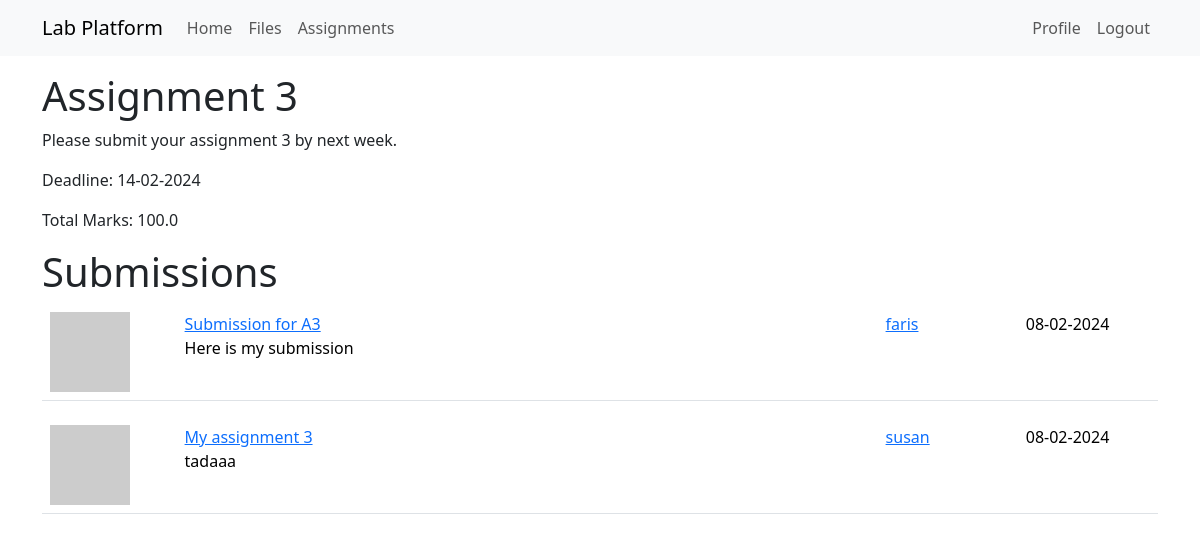
The page /detailsAssignment/1 (signed in) on the database its author committed.
### app/models.py (models this page shows, shortened)
class Assignment(db.Model):
    id: so.Mapped[int] = so.mapped_column(primary_key=True)
    title: so.Mapped[str] = so.mapped_column(sa.String(140))
    description: so.Mapped[str] = so.mapped_column(sa.String(255))
    timestamp: so.Mapped[datetime] = so.mapped_column(
        index=True, default=lambda: datetime.now(timezone.utc))
    duedate: so.Mapped[datetime] = so.mapped_column(
        index=True, nullable=True)
    totalMarks: so.Mapped[float] = so.mapped_column(sa.Float, index=False, unique=False, nullable=True, default=0)
    user_id: so.Mapped[int] = so.mapped_column(sa.ForeignKey(User.id),
                                               index=True)
    asmtauthor: so.Mapped[User] = so.relationship(back_populates='assignments')
    submissions: so.Mapped['Submission'] = so.relationship(back_populates='assignment')

class File(db.Model):
    id: so.Mapped[int] = so.mapped_column(primary_key=True)
    filename: so.Mapped[str] = so.mapped_column(sa.String(140))
    timestamp: so.Mapped[datetime] = so.mapped_column(
        index=True, default=lambda: datetime.now(timezone.utc))
    user_id: so.Mapped[int] = so.mapped_column(sa.ForeignKey(User.id),
                                               index=True)
    path: so.Mapped[str] = so.mapped_column(sa.String(140))
    uploader: so.Mapped[User] = so.relationship(back_populates='files')
    description: so.Mapped[str] = so.mapped_column(sa.String(140), index=False, unique=False, nullable=True)
    title: so.Mapped[str] = so.mapped_column(sa.String(140), index=False, unique=False, nullable=True, default='Untitled')
    submissions: so.Mapped['Submission'] = so.relationship(back_populates='file')

class User(UserMixin, db.Model):
    id: so.Mapped[int] = so.mapped_column(primary_key=True)
    username: so.Mapped[str] = so.mapped_column(sa.String(64), index=True,
                                                unique=True)
    email: so.Mapped[str] = so.mapped_column(sa.String(120), index=True,
                                             unique=True)
    password_hash: so.Mapped[Optional[str]] = so.mapped_column(sa.String(256))
    posts: so.WriteOnlyMapped['Post'] = so.relationship(
        back_populates='author')
    files: so.WriteOnlyMapped['File'] = so.relationship(
        back_populates='uploader')
    role: so.Mapped[int] = so.mapped_column(sa.Integer, default=-1, index=True, unique=False)
    assignments: so.WriteOnlyMapped['Assignment'] = so.relationship(
        back_populates='asmtauthor')
    submissions: so.WriteOnlyMapped['Submission'] = so.relationship(
        back_populates='submitter')
    def avatar(self, size):
        digest = md5(self.email.lower().encode('utf-8')).hexdigest()
        return f'https://www.gravatar.com/avatar/{digest}?d=identicon&s={size}'
    def is_admin(self):
        return self.role == 0
    def is_lecturer(self):
        return self.role == 1
    def is_student(self):
        return self.role == 2

### app/routes.py (the view, shortened to what this page needs)
@app.route('/detailsAssignment/<assignmentid>', methods=['GET', 'POST'])
@login_required
def detailsAssignment(assignmentid):
    form = UploadForm()
    assignment = db.session.scalar(sa.select(Assignment).where(Assignment.id == assignmentid))
    submittedFile = None
    if assignment is None:
        flash('Assignment not found')
        return redirect(url_for('assignments'))
    if current_user.is_student():
        submission = db.session.scalar(sa.select(Submission).where(Submission.assignment_id == assignmentid, Submission.user_id == current_user.id))
        if submission is not None:
            submittedFile = db.session.scalar(sa.select(File).where(File.id == submission.file_id))
    if current_user.is_admin() or current_user.is_lecturer():
        submittedFile = db.session.scalars(sa.select(File).where(File.submissions.has(Submission.assignment_id == assignmentid))).all()
    return render_template('detailsAssignment.html', title='Assignment Details', assignment=assignment, form=form, submittedFile=submittedFile)

### app/models.py (called while the page is built)
@login.user_loader
def load_user(id):
    return db.session.get(User, int(id))

### app/templates/detailsAssignment.html (shortened to what this page needs)
{% extends "base.html" %}
{% import 'bootstrap_wtf.html' as wtf %}
{% block content %}
<h1>{{ assignment.title }}</h1>
<p>{{ assignment.description }}</p>
<p>Deadline: {{ assignment.duedate.strftime('%d-%m-%Y') }}</p>
<p>Total Marks: {{ assignment.totalMarks }}</p>
{% if current_user.is_lecturer() or current_user.is_admin() %}
{% if submittedFile %}
<h1>Submissions</h1>
<table>
    {% for file in submittedFile %}
    {% include '_files.html' %}
    {% endfor %}
    {% endif %}
    {% endif %}
    {% endblock %}

### app/templates/_files.html
<table class="table table-hover">
    <tr>
        <td width="70px">
            <a href="{{ url_for('user', username=file.uploader.username) }}">
                <img src="{{ file.uploader.avatar(70) }}" />
            </a>
        </td>
        <td width="500px">
            <p>
                <a href="{{ url_for('details', fileid = file.id) }}">
                    {{ file.title }}
                </a>
                <br> {% if file.description %}
                {{ file.description }}
                {% endif %}
            </p>
        </td>
        <td width="100px">
            <a href="{{ url_for('user', username=file.uploader.username) }}">
                {{ file.uploader.username }}
            </a>
        </td>
        <td width="100px">
            <p>
                {{ file.timestamp.strftime('%d-%m-%Y') }}
            </p>
    </tr>
</table>

### rows shown on the page
Assignment: title "Assignment 3", description "Please submit your assignment 3 by next week.", duedate "14-02-2024", totalMarks "100.0"
File: title "Submission for A3", description "Here is my submission", uploader.username "faris", timestamp "08-02-2024"
File: title "My assignment 3", description "tadaaa", uploader.username "susan", timestamp "08-02-2024"
